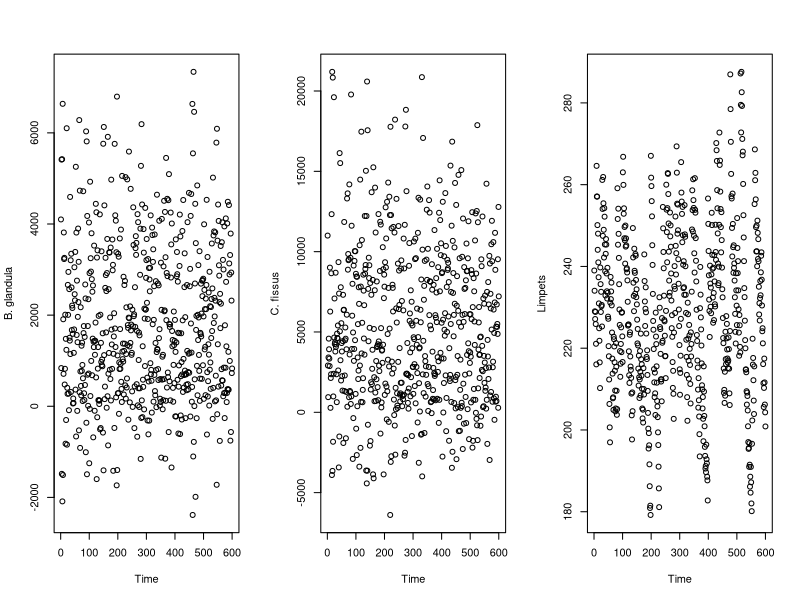
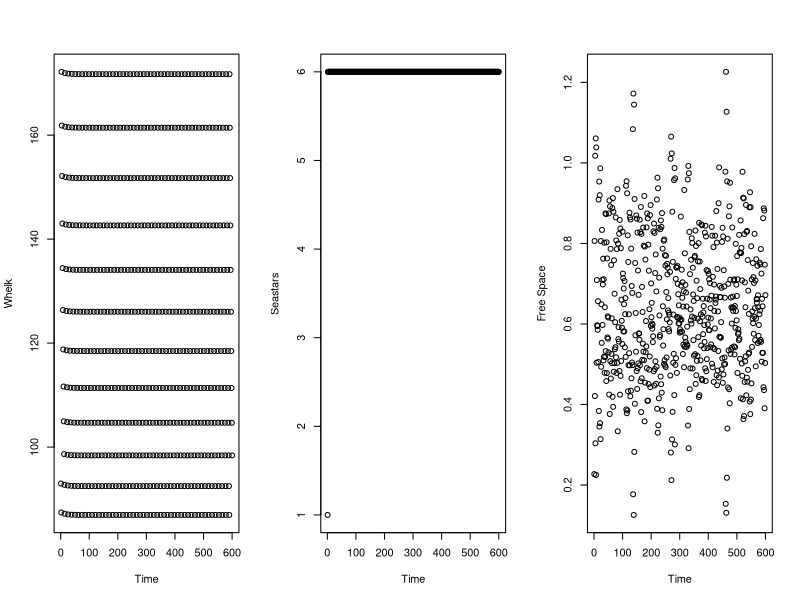

Generate these figures, in order, with R:


do.free.space.calculation <- function(T, B, size.B, C, size.C, L, size.L) {
  # T = total area
  # B is the population size of Balanus glandula
  # size.B = average size of adult B. glandula
  # C is population size of Chthamalus fissus/dalli
  # size.C = average size of C. fissus/dalli
  # L is population size of limpets
  # size.L = average size of an adult limpet
  F <- T - (B*size.B + C*size.C + L*size.L)
  return(F)
}

# for barnacles and limpets
do.potential.recruitment <- function(F, size.x, size.recruit.x, larvae.x) {
  # F is the amount of free space on the rock
  # size.x is the average size (e.g. size.B, size.C, or size.L)
  # size.recruit.x is the size of a recruit
  # larvae.x is the number of settling larvae of species x
  L <- (F/size.x)*(1-exp(-size.recruit.x*larvae.x/F))
  return(L)
}

do.actual.recruitment <- function(F, L, L.B, size.B, L.C, size.C, L.L, size.L) {
  # NOTE THIS EQUATION IS DIFFERENT FROM IN THE TEXT--DON'T KNOW WHAT S IS
  # L.B is potential recruits of B. glandula
  # L.C is potential recruits of C. fissus/dalli
  # L.L is potential recruits of limpets
  # size.B = average size of adult B. glandula
  # size.C = average size of C. fissus/dalli
  # size.L = average size of an adult limpet
  R <- F*L / (L.B*size.B + L.C*size.C + L.L*size.L)
  return(R)
}

do.population.size.barnacles <- function(S, p.whelk, W.prev, X.prev, S.r, R, p.star, S.prev) {
  # S is survivorship (before whelk predation)
  # p.whelk is the encounter rate of barnacles by whelks
  # W.prev is the whelk population size in the previous month
  # X.prev is the barnacle population size in the previous month
  # S.r is the survivorship of recruits
  # R is the number of recruits
  # p.star is the encounter rate of barnacles by whelks
  # S.prev is the whelk population size in the previous month
  X <- S*(1-p.whelk*W.prev-p.star*S.prev)*X.prev + S.r*R
  return (X)
}

do.population.size.limpets <- function(S, L.prev, S.r, R, delta) {
  # S is survivorship
  # L.prev is the limpet population size in the previous month
  # S.r is the survivorship of recruits
  # R is the number of recruits
  # delta is density-dependence 
  L <- S*L.prev + S.r*R*exp(delta*L.prev)
  return(L)
}

do.population.size.whelks <- function(W.prev, 
                                      #W.feeding, 
                                      S, 
                                      R) {
  # W.prev is whelk population size in the previous month
  # p is per capita predation rate
  # B.prev is the B. glandula population
  # C.prev is the C. fissus/dalli population
  # R is the recruitment rate
  # S is the survival rate
  # W.feeding is food intake
  
  # note that the functional form of this population model is unclear
  # from the manuscript. Alternate model forms could be:
  W <- W.prev * S + R
  # W <- W.prev * W. feeding + R
  # W <- W.prev*W.feeding*S + R
  
  return(W)
}

do.whelk.recruitment <- function(avg.C, avg.B, p, Y, W.prev, B.prev, C.prev) {
  # avg.C is the average number of C. fissus/dalli from April through June
  # avg. B is the average number of B. glandula from April through June
  # p is the per capita predation rate
  R <- (avg.C + avg.B)*3*p*Y*W.prev*(B.prev+C.prev)
  if (R > 90) {
    # note that if the max. recruitment rate is not set, then
    # whelk recruitment becomes very large very quickly
    R <- 90
  }
  return(R)
}

do.population.size.seastar <- function(S, P.prev, R) {
  # S is seastar adult survival
  # P.prev is previous seastar population size
  
  # note that there is a typo in equation 7 in Forde & Doak appendix 
  # where "P.prev" (= P at time t-1) is incorrectly included as 
  # P at time t+1
  
  P <- S*P.prev + survival.recruit.P*R
  if (P > 6) {
    P <- 6
  }
  if(P<0) {
    P <- 0
  }
  return(P)
}

# ----------------------------------------------------------------------------------------------------
# model parameters
size.B <- .000098
size.C <- .000032
size.L <- .00008

size.recruit.B <- .000003
size.recruit.C <- .000003
size.recruit.L <- .000003
  
survival.B <- .7
survival.C <- .7
survival.L <- .97
survival.W <- .94
survival.P <- .992


survival.recruit.B <- .7
survival.recruit.C <- .7
survival.recruit.L <- .88
survival.recruit.P <- .998

delta <- -.02 # density dependence for limpets
p.whelk <- .01 # per capita whelk predation rate
Y <- .01 # whelk conversion rate
p.seastar <- .007 # per capita whelk predation rate

T <- 1

# ----------------------------------------------------------------------------------------------------
# Initial conditions

years <- 50
timesteps <- years*12
month <- rep(c("Apr", "May", "Jun", "Jul", "Aug", 
               "Sep", "Oct", "Nov", "Dec", "Jan", "Feb", "Mar"), years)
summer <- c("Apr", "May", "Jun", "Jul", "Aug", "Sep")
winter <- c("Oct", "Nov", "Dec", "Jan", "Feb", "Mar")

B <- C <- L <- W <- P <- F <- rep(NA, timesteps)
B[1] <- 4100
C[1] <- 11000
#B[1] <- 0
#C[1] <- 0
L[1] <- 239
W[1] <- 93
P[1] <- 1

F[1] <- do.free.space.calculation(T=T, B=B[1], size.B=size.B, C=C[1], 
                                  size.C=size.C, L=L[1], size.L=size.L)

B.mean <- 50000
B.stdev <- sqrt(3.24*10^10)
location.B <- log(B.mean^2 / sqrt(B.stdev^2 + B.mean^2))
shape.B <- sqrt(log(1 + (B.stdev^2 / B.mean^2)))

C.mean <- 30000
C.stdev <- sqrt(3.6*10^9)
location.C <- log(C.mean^2 / sqrt(C.stdev^2 + C.mean^2))
shape.C <- sqrt(log(1 + (C.stdev^2 / C.mean^2)))

L.mean <- 3000
L.stdev <- sqrt(2.8*10^7)
location.L <- log(L.mean^2 / sqrt(L.stdev^2 + L.mean^2))
shape.L <- sqrt(log(1 + (L.stdev^2 / L.mean^2)))

P.mean <- 3800
P.stdev <- sqrt(3.7*10^7)
location.P <- log(P.mean^2 / sqrt(P.stdev^2 + P.mean^2))
shape.P <- sqrt(log(1 + (P.stdev^2 / P.mean^2)))

for (t in 2:timesteps) {
  B.potential.recruits <- do.potential.recruitment(F=F[t-1], size.x=size.B, size.recruit.x=size.recruit.B, 
                                         larvae.x=rlnorm(n=1, location.B, shape.B))
  C.potential.recruits <- do.potential.recruitment(F=F[t-1], size.x=size.C, size.recruit.x=size.recruit.C, 
                                         larvae.x=rlnorm(n=1, location.C, shape.C))
  L.potential.recruits <- do.potential.recruitment(F=F[t-1], size.x=size.L, size.recruit.x=size.recruit.L, 
                                         larvae.x=rlnorm(n=1, location.L, shape.L))

  # note that there are more recruits than potential recruits :(
  B.recruits <- do.actual.recruitment(F=F[t-1], L= B.potential.recruits, L.B=B.potential.recruits, 
                                      size.B=size.B, L.C=C.potential.recruits, size.C=size.C,
                                      L.L=L.potential.recruits, size.L=size.L)
  C.recruits <- do.actual.recruitment(F=F[t-1], L= C.potential.recruits, L.B=B.potential.recruits, 
                                      size.B=size.B, L.C=C.potential.recruits, size.C=size.C,
                                      L.L=L.potential.recruits, size.L=size.L)
  L.recruits <- do.actual.recruitment(F=F[t-1], L= L.potential.recruits, L.B=B.potential.recruits, 
                                      size.B=size.B, L.C=C.potential.recruits, size.C=size.C,
                                      L.L=L.potential.recruits, size.L=size.L)
  P.recruits <- rlnorm(n=1, location.P, shape.P)
  
  # make sure that we only recruit as many as we have
  if (B.potential.recruits > B.recruits) {B.recruits <- B.potential.recruits}
  if (C.potential.recruits > C.recruits) {C.recruits <- C.potential.recruits}
  if (L.potential.recruits > L.recruits) {L.recruits <- L.potential.recruits}
  
  B[t] <- do.population.size.barnacles(S=survival.B, p.whelk=p.whelk, W.prev = W[t-1], X.prev=B[t-1],
                                       S.r = survival.recruit.B, R=B.recruits, p.star=p.seastar, S.prev=P[t-1])
  C[t] <- do.population.size.barnacles(S=survival.C, p.whelk=p.whelk, W.prev = W[t-1], X.prev=C[t-1],
                                       S.r = survival.recruit.C, R=C.recruits, p.star=p.seastar, S.prev=P[t-1])
  L[t] <- do.population.size.limpets(S=survival.L, L.prev=L[t-1], S.r=survival.recruit.L, R=L.recruits, delta=delta)
 
  if(month[t] == "Jun") {
    W.recruits <- do.whelk.recruitment(avg.C=mean(c(C[t], C[t-1], C[t-2])), 
                                       avg.B=mean(c(B[t], B[t-1], B[t-2])),
                                       p=p.whelk, Y=Y, W.prev=W[t-1], B.prev=B[t], C.prev=C[t])   
  } else {
    W.recruits <- 0
  }
  
  ## Include this if using form of whelk population model that depends 
  ## on barnacle population size
  
  # if(month[t] %in% summer) {
  #   W.feeding <- p.whelk*(B[t-1]+C[t-1]) / (1+ (p.whelk*(B[t-1]+C[t-1])))
  # } else {
  #   W.feeding <- p.whelk*(B[t-6]+C[t-6]) / (1+ (p.whelk*(B[t-6]+C[t-6])))
  # }
  
  W[t] <- do.population.size.whelks(W.prev=W[t-1],
                                    #W.feeding = W.feeding, 
                                    S = survival.W,
                                    R=W.recruits)
  
  P[t] <- do.population.size.seastar(S=survival.P, P.prev=P[t-1], R=P.recruits)
  
  F[t] <- do.free.space.calculation(T=T, B=B[t], size.B=size.B, C=C[t], 
                                    size.C=size.C, L=L[t], size.L=size.L)

}

quartz(width=8, height=4)
par(mfrow=c(1,3))
plot(B, xlab="Time", ylab="B. glandula")
plot(C, xlab="Time", ylab="C. fissus")
plot(L, xlab="Time", ylab="Limpets")

quartz(width=6, height=4)
par(mfrow=c(1,3))
plot(W, xlab="Time", ylab="Whelk")
plot(P, xlab="Time", ylab="Seastars")
plot(F, xlab = "Time", ylab = "Free Space")



